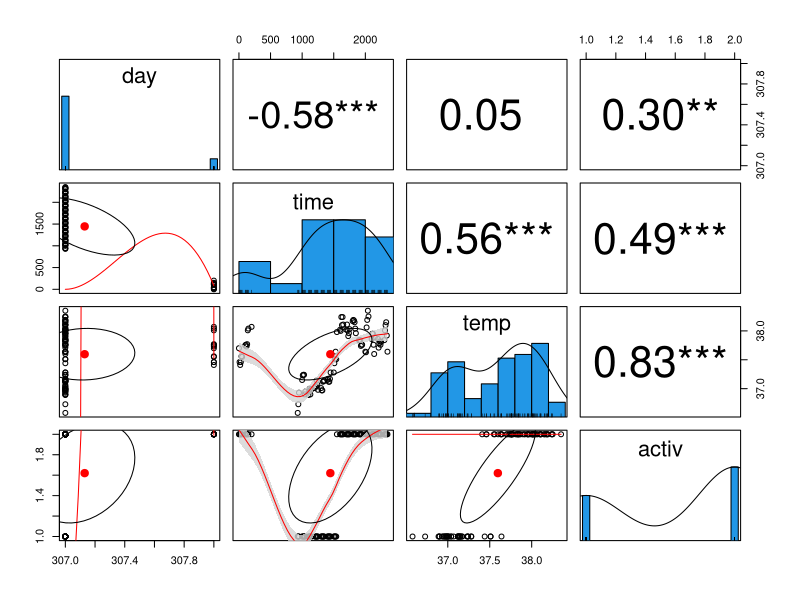
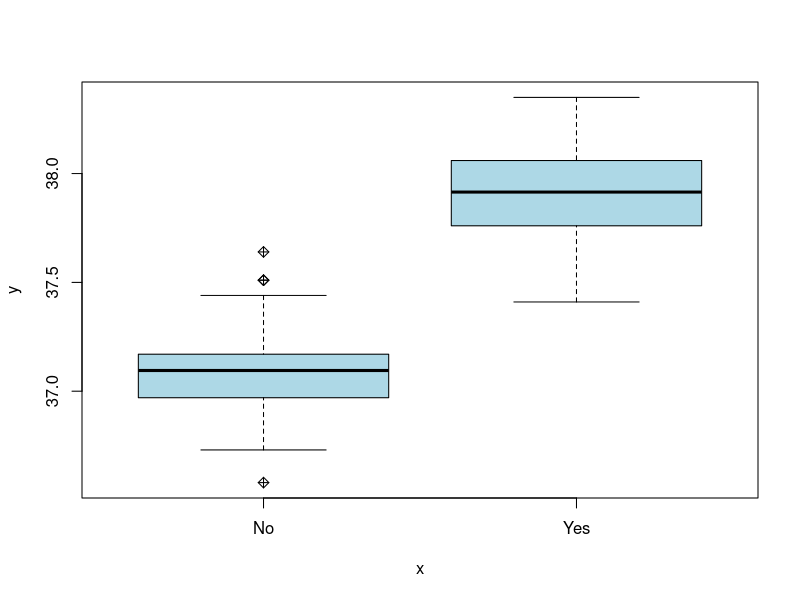
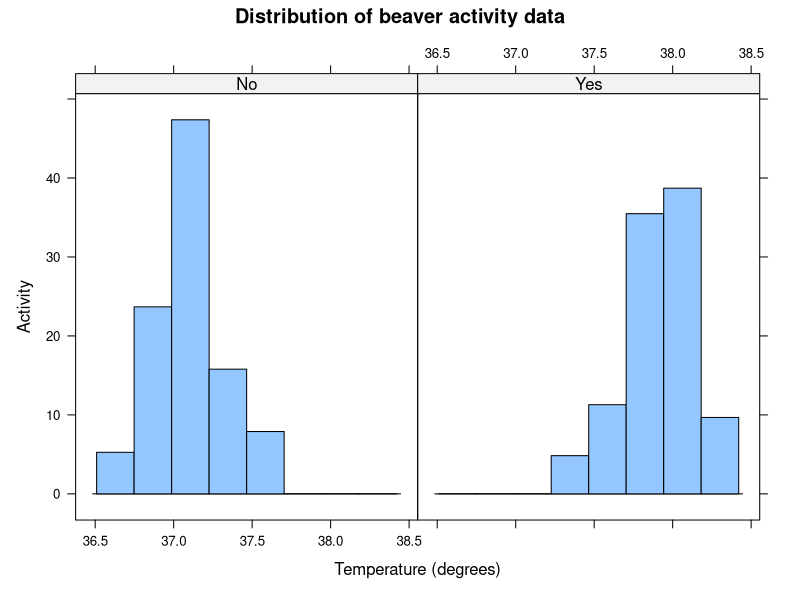
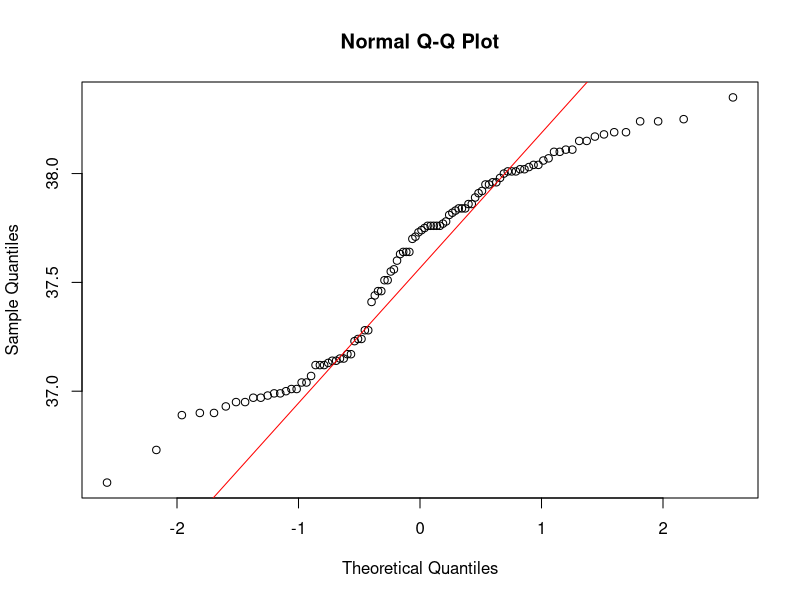
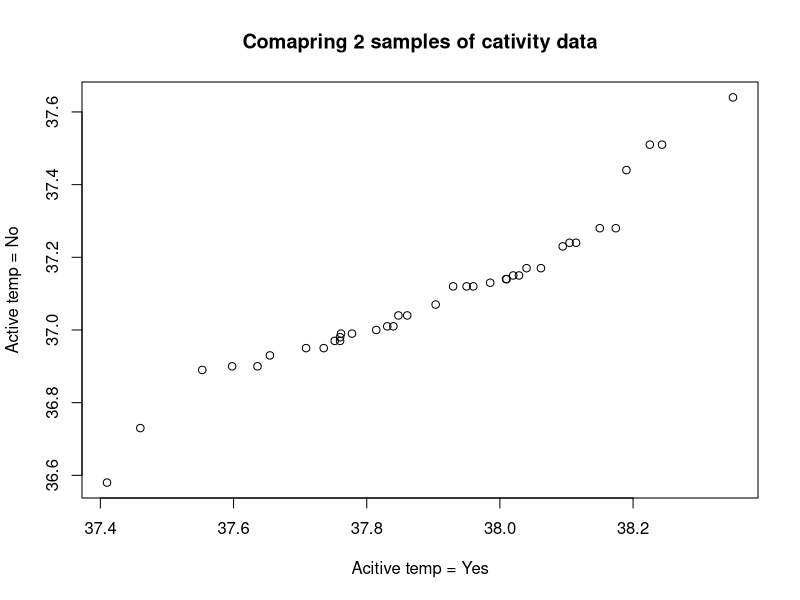
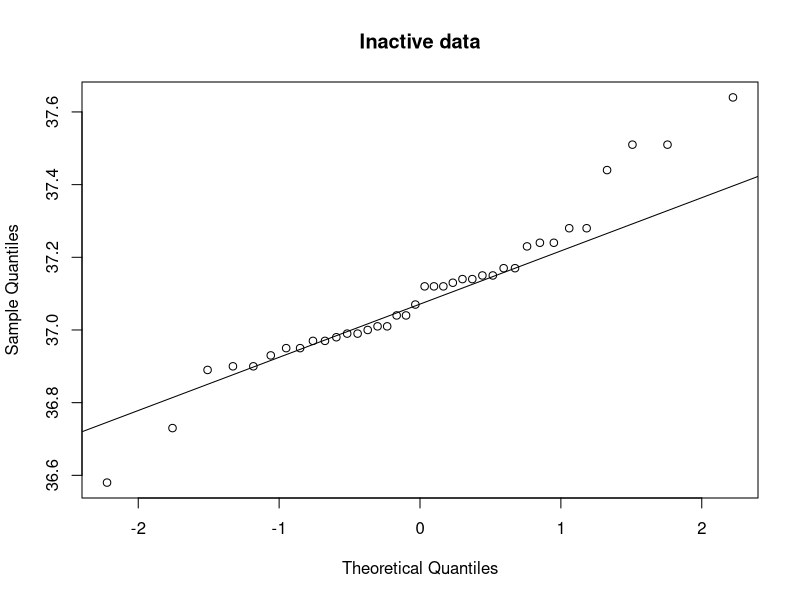
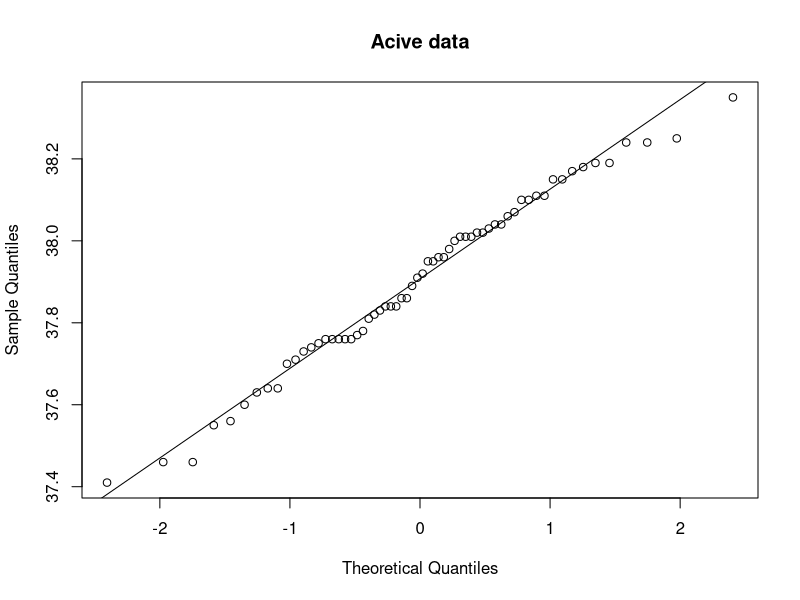

Write the R code that produced these figures, in order.
# Refer to the "Analysing beaver data" lab practical for 
# further information

# Use statistical methods to examine
# the relationships between our vars of interest

# beavers dataset
# contains the body temp of 4 beavers captured every 10 mins
# over a day
# We want to examine difference in average body temp
# to evaluate whether body temp is affected by activity

# Q1
# Hypothesis test
# h0: beaver body temperature is not affected by activity
# h1: beaver body temperature is affected by activity

?beavers
str(beaver2)

# Copy the data into a data frame
beavers_data <- beaver2
str(beavers_data)
head(beavers_data)

# Convert the activ variable to
# a categorical dichotomous variable
beavers_data$activ <- factor(beavers_data$activ, labels = c("No", "Yes"))
str(beavers_data)

install.packages("psych")
library(psych)

pairs.panels(beavers_data, 
             smooth = TRUE, # If TRUE, draws loess smooths  
             scale = FALSE, # If TRUE, scales the correlation text font  
             density = TRUE, # If TRUE, adds density plots and histograms  
             ellipses = TRUE, # If TRUE, draws ellipses   
             method = "spearman",# Correlation method (also "pearson" or "kendall") 
             pch = 21, # pch symbol   
             lm = FALSE, # If TRUE, plots linear fit rather than the LOESS (smoothed) fit 
             cor = TRUE, # If TRUE, reports correlations
             jiggle = FALSE, # If TRUE, data points are jittered  
             factor = 2, # Jittering factor  
             hist.col = 4, # Histograms color   
             stars = TRUE,
             ci = TRUE) # If TRUE, adds confidence intervals 
             
# Q2
attach(beavers_data)
plot(activ, temp, pch = 9, col = "lightblue")

# We can split the dicotomous var into 2
# and then examine the data
library("lattice")

# 
histogram(~temp | activ, 
          data = beavers_data, 
          main = "Distribution of beaver activity data", 
          xlab = "Temperature (degrees)", ylab = "Activity")

# Visual analysis seems to indicate that the data is normally distributed
# summarise the 
tapply(temp, activ, median)

# Quantile-quantile plot (Q-Q plot) allows us to check
# if the data is normally distributed or not

# Is temp normally distributed?
qqnorm(temp)
# Add line that represents normal distribution
qqline(temp, col = "red")

# Temp appears not to be normally distributed

with(beavers_data, 
     qqplot(temp[activ == "Yes"], 
            temp[activ == "No"], 
            main = "Comapring 2 samples of cativity data", 
            xlab = "Acitive temp = Yes", 
            ylab = "Active temp = No"))

# We can add normality line to the plot
# to help evaluate normality 
with(beavers_data, {
  qqnorm(temp[activ == "No"], 
         main = "Inactive data")
  qqline(temp[activ == "No"])
})

with(beavers_data, {
  qqnorm(temp[activ == "Yes"], 
         main = "Acive data")
  qqline(temp[activ == "Yes"])
})

# Formal test of normality
# Shapiro-Wilks test
# p-value tells us the chances that the sample
# comes form a normal distribution
# If p> 0.05 = normally distributed
normality_test <- shapiro.test(beavers_data$temp)
normality_test$p.value
# p-value = 7.763623e-05

# This test does not work on a dicotomus variable
with(beavers_data, tapply(temp, activ, shapiro.test))

# Results show:
# No = p-value = 0.1231 - normally distributed
# Yes = p-value = 0.5583 - normally distributed
# temp = not normally distributed

# After consulting the chart, I am amining
# a dependent variable (temp)
# with an independent categorical var (activ)
# format wilcox.test(dependent ~ independent)
wilcox.test(temp~activ)
# cut-off = 0.05
# p-value = < 2.2e-16 (2.2 power -16) = 0.00000000000000022
# p-value < 0.05 = we reject the H0

# p-value < 0.05 so this indicates the Null (H0) hypothesis
# is rejected. Therefore this indicates that beaver body
# temperature is affected by activity (p = 2.2e-16)






















